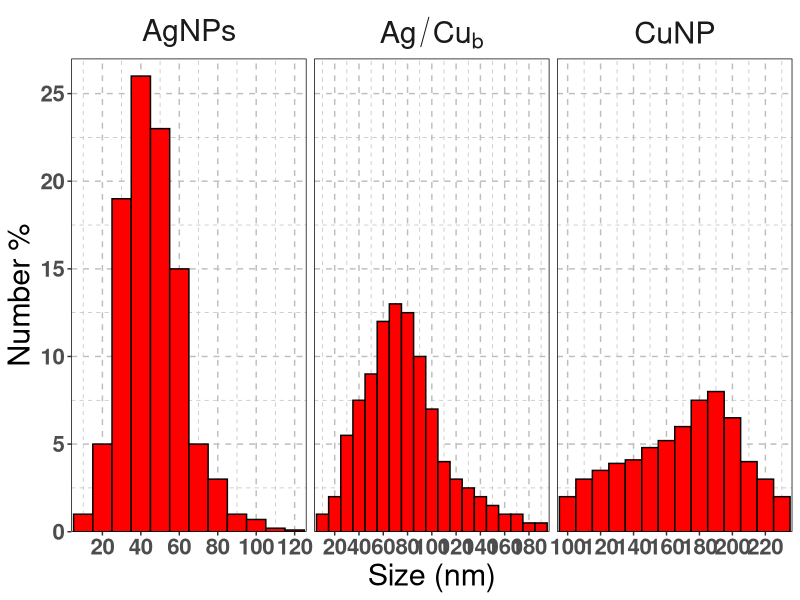
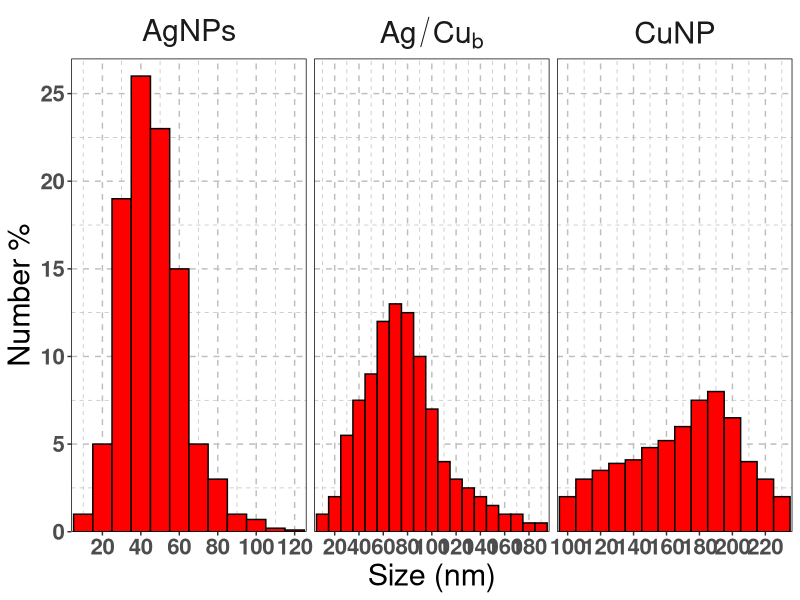

Write the R code that produced these figures, in order.
# Load the ggplot2 library
library(ggplot2)
# Create sample data
AgNP_num_dist <- c(1,5,19,26,23,15,5,3,1,0.7,0.2,0.1)
AgNP_x_axis <- seq(10, 120, by = 10)
AgNP <- data.frame(number = AgNP_num_dist, size = AgNP_x_axis)
Cu_x_axis <- seq(100, 230, by = 10)
Cu_num_dist <- c(2,3,3.5,3.9,4.1,4.8,5.2,6,7.5,8,6.5,4,3,2)
CuNP <- data.frame(number = Cu_num_dist, size = Cu_x_axis)
combination_x_axis <- seq(10, 190, by = 10)
combination_num_dist <- 
  c(1,2,5.5,7.5,9,12,13,12.5,10,7,4,3,2.5,2,1.5,1,1,0.5,0.5)
comb <- data.frame(number = combination_num_dist, size = combination_x_axis)
lablevalue <- as_labeller(c(AgNP="AgNPs",combination = "Ag/Cu[b]",CuNP="CuNP"), default = label_parsed)
  
# Create sample data
data2 <- data.frame(
  group = c(rep("AgNP",each = 12),rep("CuNP", each = 14),rep("combination", each = 19)),
  category = c(AgNP_x_axis, Cu_x_axis, combination_x_axis),
  value = c(AgNP_num_dist, Cu_num_dist, combination_num_dist))

# Create the barplots
plot1 <- ggplot(data2, aes(x = category, y = value, width =10)) + #width for the size of the bars
  geom_bar(aes(fill = group),stat = "identity", show.legend = FALSE, color = "black") + #color for the bar borders
  facet_wrap(.~ group, labeller = lablevalue, scales = "free_x") + #make multiple plots based on the groups number and set each x scale to be different according to each plot 
  labs(x = "Size (nm)", y = "Number %") + # set axes tiltles
  scale_x_continuous(breaks = seq(0,230,20), minor_breaks = seq(0,250,10),expand = c(0.01, 0)) + #breaks set the axis lebel positions, minor breaks add the gridswith the desired coords expand is mentioned below
  scale_y_continuous(limits = c(0, 27), expand = c(0, 0))+ #set y scale from 0 to 27 and give no spaces after and before the axis scale
  scale_fill_manual(values = c("red","red","red"))# make all bars have the same color



plot1 + theme(axis.ticks.x.bottom = element_line(), #addticks to the bottom
              panel.background = element_blank(),   #remove panelbackground
              strip.background = element_blank(),   #remove strip (3headlines) background
              strip.text = element_text(size = 22), #adjust strip text size
              panel.border = element_rect(fill = NA), #add panels borders without fill color
              axis.title = element_text(color = "black", size = 22), #set the color and size of axis title
              axis.text = element_text(size = 16, face = "bold"),  #set axis label size
              panel.grid = element_line(color = "grey", linetype = 2)) #set gridlines color to grey and the line type to dashed

ggsave(filename = "test3v2.tiff", width = 16, height = 9, device='tiff', dpi=600, compress = "lzw")
